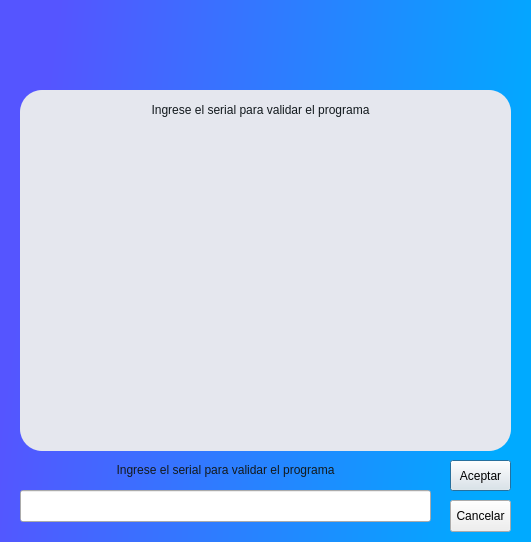
<?xml version="1.0" encoding="UTF-8"?>
<ui version="4.0">
 <class>Dialog</class>
 <widget class="QDialog" name="Dialog">
  <property name="geometry">
   <rect>
    <x>0</x>
    <y>0</y>
    <width>531</width>
    <height>542</height>
   </rect>
  </property>
  <property name="windowTitle">
   <string>Dialog</string>
  </property>
  <property name="styleSheet">
   <string notr="true">QDialog{
background-color: qlineargradient(spread:pad, x1:0.063, y1:0.346591, x2:0.982955, y2:0.477, stop:0 rgba(85, 85, 255, 255), stop:1 rgba(0, 170, 255, 255));
}
</string>
  </property>
  <widget class="QFrame" name="frame">
   <property name="geometry">
    <rect>
     <x>20</x>
     <y>90</y>
     <width>491</width>
     <height>361</height>
    </rect>
   </property>
   <property name="styleSheet">
    <string notr="true">QFrame
{
color:#1b231f;
background-color: #E5E7EE;
font: 75 10pt Comic Sans MS;
border-radius: 22px;

}</string>
   </property>
   <property name="frameShape">
    <enum>QFrame::StyledPanel</enum>
   </property>
   <property name="frameShadow">
    <enum>QFrame::Raised</enum>
   </property>
   <widget class="QLabel" name="label_3">
    <property name="geometry">
     <rect>
      <x>20</x>
      <y>40</y>
      <width>451</width>
      <height>311</height>
     </rect>
    </property>
    <property name="styleSheet">
     <string notr="true">QLabel{
border-radius: 22px;
background-color: qlineargradient(spread:pad, x1:0, y1:0, x2:1, y2:1, stop:0 rgba(0, 0, 0, 0));

}</string>
    </property>
    <property name="text">
     <string/>
    </property>
   </widget>
  </widget>
  <widget class="QLabel" name="label">
   <property name="geometry">
    <rect>
     <x>80</x>
     <y>-55</y>
     <width>361</width>
     <height>201</height>
    </rect>
   </property>
   <property name="styleSheet">
    <string notr="true">border-image: url(:/Titulo_vesor/Imagenes-iconos/VESOR.png);</string>
   </property>
   <property name="text">
    <string/>
   </property>
  </widget>
  <widget class="QLabel" name="label_2">
   <property name="geometry">
    <rect>
     <x>20</x>
     <y>100</y>
     <width>481</width>
     <height>20</height>
    </rect>
   </property>
   <property name="styleSheet">
    <string notr="true">QLabel{
color:#12191D;
font: 12pt &quot;Arial&quot;;
border-radius: 6px;
background-color: qlineargradient(spread:pad, x1:0, y1:0, x2:1, y2:1, stop:0 rgba(0, 0, 0, 0));

}</string>
   </property>
   <property name="text">
    <string>Ingrese el serial para validar el programa</string>
   </property>
   <property name="alignment">
    <set>Qt::AlignCenter</set>
   </property>
  </widget>
  <widget class="QLineEdit" name="lineEdit">
   <property name="geometry">
    <rect>
     <x>20</x>
     <y>490</y>
     <width>411</width>
     <height>32</height>
    </rect>
   </property>
   <property name="styleSheet">
    <string notr="true"/>
   </property>
  </widget>
  <widget class="QLabel" name="label_4">
   <property name="geometry">
    <rect>
     <x>20</x>
     <y>460</y>
     <width>411</width>
     <height>20</height>
    </rect>
   </property>
   <property name="styleSheet">
    <string notr="true">QLabel{
color:#12191D;
font: 12pt &quot;Arial&quot;;
border-radius: 6px;
background-color: qlineargradient(spread:pad, x1:0, y1:0, x2:1, y2:1, stop:0 rgba(0, 0, 0, 0));

}</string>
   </property>
   <property name="text">
    <string>Ingrese el serial para validar el programa</string>
   </property>
   <property name="alignment">
    <set>Qt::AlignCenter</set>
   </property>
  </widget>
  <widget class="QPushButton" name="pushButton">
   <property name="geometry">
    <rect>
     <x>450</x>
     <y>460</y>
     <width>61</width>
     <height>31</height>
    </rect>
   </property>
   <property name="text">
    <string>Aceptar</string>
   </property>
  </widget>
  <widget class="QPushButton" name="pushButton_2">
   <property name="geometry">
    <rect>
     <x>450</x>
     <y>500</y>
     <width>61</width>
     <height>32</height>
    </rect>
   </property>
   <property name="text">
    <string>Cancelar</string>
   </property>
  </widget>
 </widget>
 <resources>
  <include location="Source.qrc"/>
 </resources>
 <connections/>
</ui>
